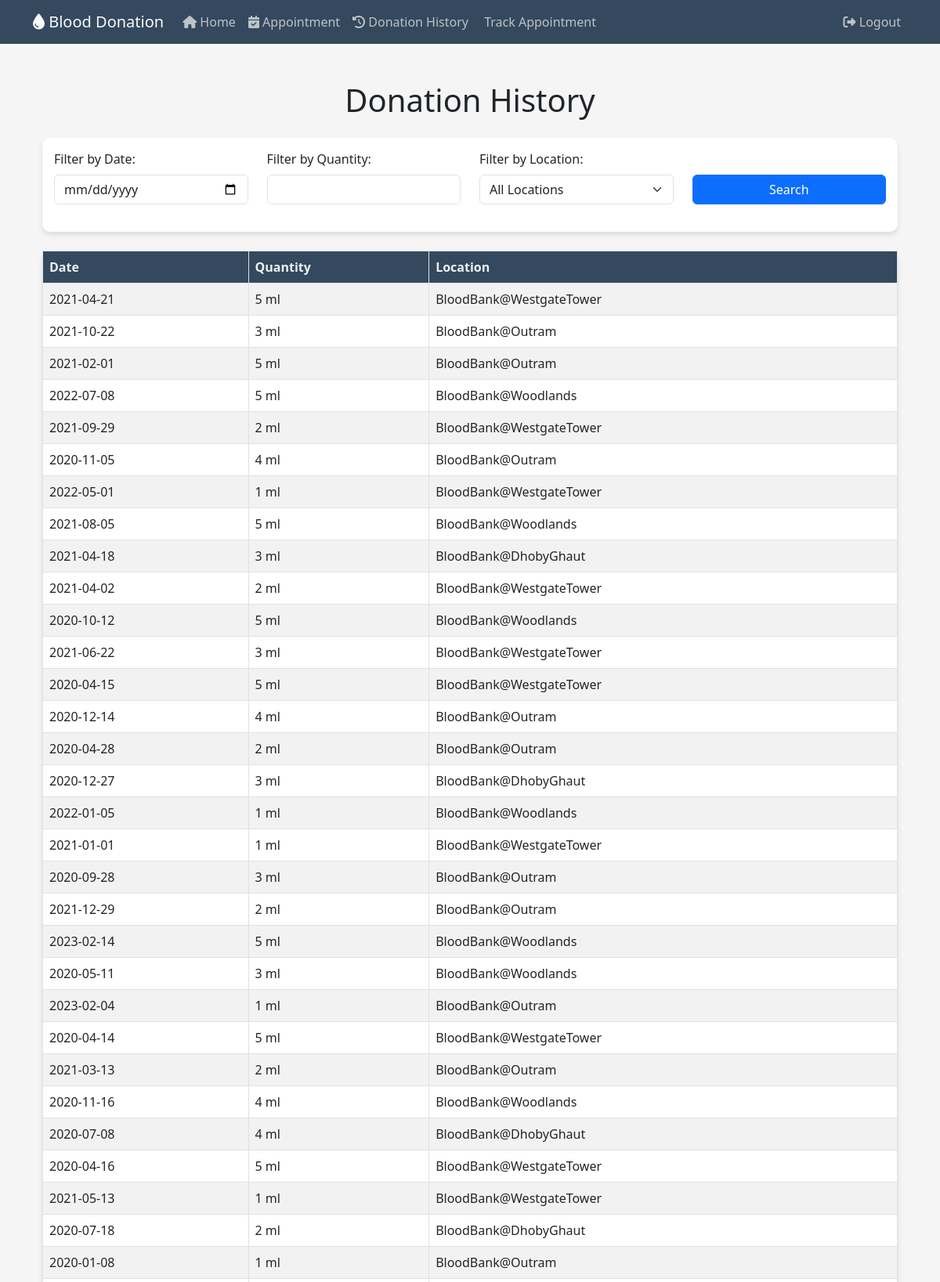
Screenshot of /donationhistory (signed in, upper part) with the database file from the repository.
### website/models.py (models this page shows)
class Donations(db.Model):
    DonationID = db.Column(db.Integer, primary_key=True, autoincrement=True)
    DonorID = db.Column(db.Integer, db.ForeignKey('donors.DonorID'))
    DonationDate = db.Column(db.Date, nullable=False)
    Quantity = db.Column(db.Integer, nullable=False)
    Location = db.Column(db.String(50), nullable=False)

### website/views.py (the view)
@views.route('/donationhistory')
def donationhistory():
    logged_in_user_email = session['email']
    user = Users.get_by_email(logged_in_user_email)
    donor_id = user.donor.DonorID
    stmt = select(Donations.DonationDate, Donations.Quantity, Donations.Location).where(Donations.DonorID == donor_id)
    result = db.session.execute(stmt)
    donations = result.fetchall()
    return render_template('donationhistory.html', donations=donations)

### website/models.py (called while the page is built)
    def get_by_email(email):
        return Users.query.filter_by(Email=email).first()

### website/templates/donationhistory.html (shortened to what this page needs)
{% extends "base.html" %}
{% block text %}
<div class="container my-5">
    <h1 class="mb-4">Donation History</h1>
    <div class="form-custom mb-4">
        <div class="row">
            <div class="col-md-3 filter-input">
                <label for="filter-date" class="form-label">Filter by Date:</label>
                <input type="date" class="form-control" id="filter-date">
            </div>
            <div class="col-md-3 filter-input">
                <label for="filter-quantity" class="form-label">Filter by Quantity:</label>
                <input type="number" class="form-control" id="filter-quantity">
            </div>
            <div class="col-md-3 filter-input">
                <label for="filter-location" class="form-label">Filter by Location:</label>
                <select class="form-select" id="filter-location">
                    <option value="">All Locations</option>
                </select>
            </div>
            <div class="col-md-3 filter-input d-flex align-items-end">
                <button class="btn btn-primary" id="search-btn">Search</button>
            </div>
        </div>
    </div>
    <table class="table table-striped table-bordered table-custom">
        <thead>
            <tr>
                <th>Date</th>
                <th>Quantity</th>
                <th>Location</th>
            </tr>
        </thead>
        <tbody>
            {% for donation in donations %}
                <tr>
                    <td>{{ donation[0] }}</td>
                    <td>{{ donation[1] }} ml</td>
                    <td>{{ donation[2] }}</td>
                </tr>
            {% else %}
                <tr>
                    <td colspan="3" class="text-center">No donations available</td>
                </tr>
            {% endfor %}
        </tbody>
    </table>
</div>
{% endblock %}

### website/static/styles.css (style rules this page uses)
body { font-family: 'Poppins', sans-serif; background-color: #f5f5f5 !important; }
h1 { font-size: 36px; margin: 20px 0; text-align: center; color: #4a4a4a; }
.btn-primary { background-color: #007bff; border-color: #007bff; transition: background-color 0.3s, border-color 0.3s; }

### website/templates/donationhistory.html (style rules this page uses)
.table-custom { background-color: #fff; border-radius: 10px; box-shadow: 0 4px 6px rgba(0, 0, 0, 0.1); }
.table-custom thead th { background-color: #34495e; color: #ecf0f1; }
.form-custom { padding: 15px; background-color: #fff; border-radius: 10px; box-shadow: 0 4px 6px rgba(0, 0, 0, 0.1); }
.filter-input { margin-bottom: 20px; }
#search-btn { width: 100%; margin-top: 30px; }

### rows the page displays
Donations: DonationDate "2021-04-21", Quantity "5", Location "BloodBank@WestgateTower"
Donations: DonationDate "2021-10-22", Quantity "3", Location "BloodBank@Outram"
Donations: DonationDate "2021-02-01", Quantity "5", Location "BloodBank@Outram"
Donations: DonationDate "2022-07-08", Quantity "5", Location "BloodBank@Woodlands"
Donations: DonationDate "2021-09-29", Quantity "2", Location "BloodBank@WestgateTower"
Donations: DonationDate "2020-11-05", Quantity "4", Location "BloodBank@Outram"
Donations: DonationDate "2022-05-01", Quantity "1", Location "BloodBank@WestgateTower"
Donations: DonationDate "2021-08-05", Quantity "5", Location "BloodBank@Woodlands"
Donations: DonationDate "2021-04-18", Quantity "3", Location "BloodBank@DhobyGhaut"
Donations: DonationDate "2021-04-02", Quantity "2", Location "BloodBank@WestgateTower"
Donations: DonationDate "2020-10-12", Quantity "5", Location "BloodBank@Woodlands"
Donations: DonationDate "2021-06-22", Quantity "3", Location "BloodBank@WestgateTower"
Donations: DonationDate "2020-04-15", Quantity "5", Location "BloodBank@WestgateTower"
Donations: DonationDate "2020-12-14", Quantity "4", Location "BloodBank@Outram"
Donations: DonationDate "2020-04-28", Quantity "2", Location "BloodBank@Outram"
Donations: DonationDate "2020-12-27", Quantity "3", Location "BloodBank@DhobyGhaut"
Donations: DonationDate "2022-01-05", Quantity "1", Location "BloodBank@Woodlands"
Donations: DonationDate "2021-01-01", Quantity "1", Location "BloodBank@WestgateTower"
Donations: DonationDate "2020-09-28", Quantity "3", Location "BloodBank@Outram"
Donations: DonationDate "2021-12-29", Quantity "2", Location "BloodBank@Outram"
Donations: DonationDate "2023-02-14", Quantity "5", Location "BloodBank@Woodlands"
Donations: DonationDate "2020-05-11", Quantity "3", Location "BloodBank@Woodlands"
Donations: DonationDate "2023-02-04", Quantity "1", Location "BloodBank@Outram"
Donations: DonationDate "2020-04-14", Quantity "5", Location "BloodBank@WestgateTower"
Donations: DonationDate "2021-03-13", Quantity "2", Location "BloodBank@Outram"
Donations: DonationDate "2020-11-16", Quantity "4", Location "BloodBank@Woodlands"
Donations: DonationDate "2020-07-08", Quantity "4", Location "BloodBank@DhobyGhaut"
Donations: DonationDate "2020-04-16", Quantity "5", Location "BloodBank@WestgateTower"
Donations: DonationDate "2021-05-13", Quantity "1", Location "BloodBank@WestgateTower"
Donations: DonationDate "2020-07-18", Quantity "2", Location "BloodBank@DhobyGhaut"
Donations: DonationDate "2020-01-08", Quantity "1", Location "BloodBank@Outram"
